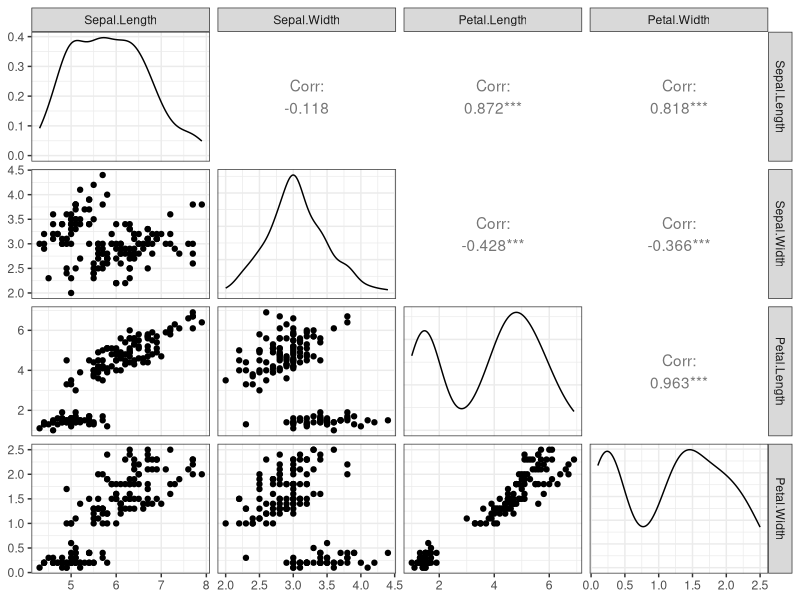
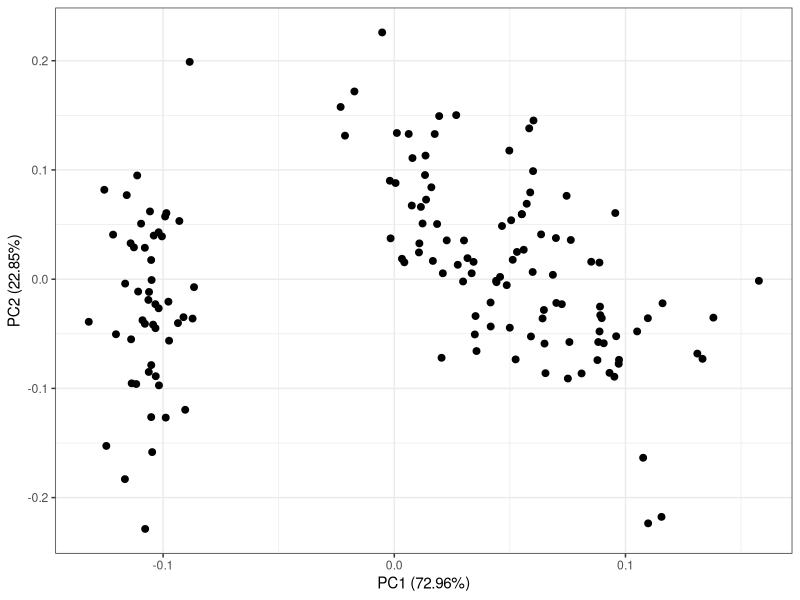
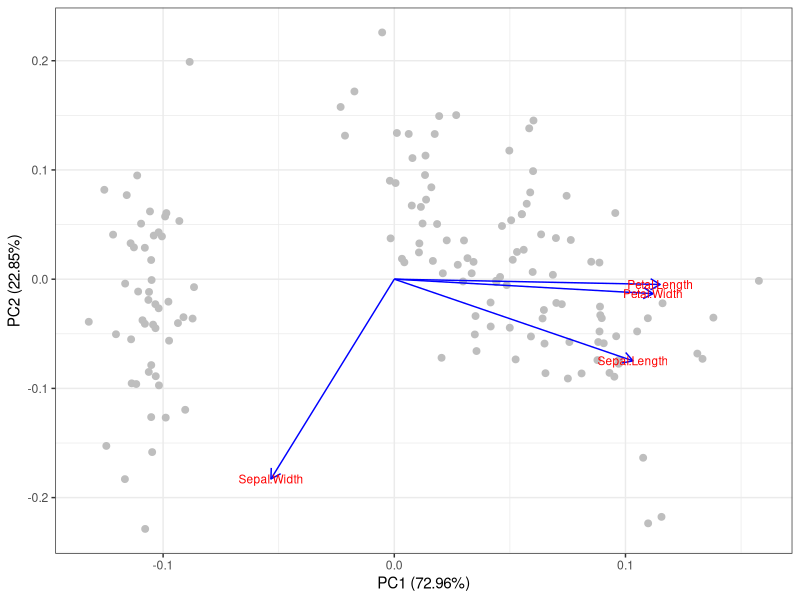
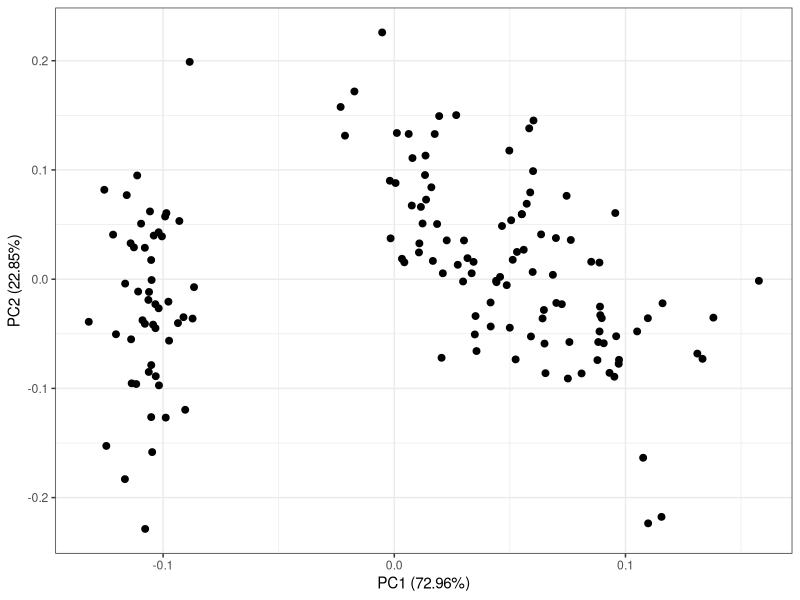
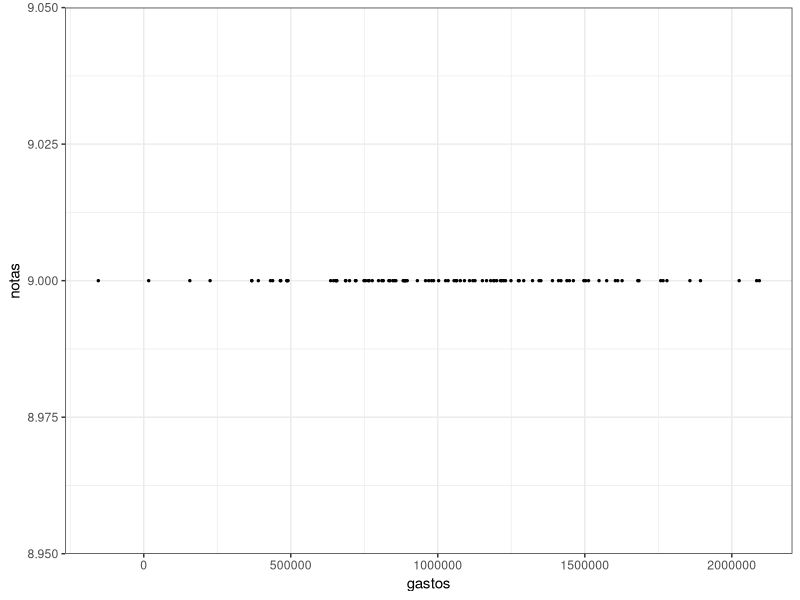
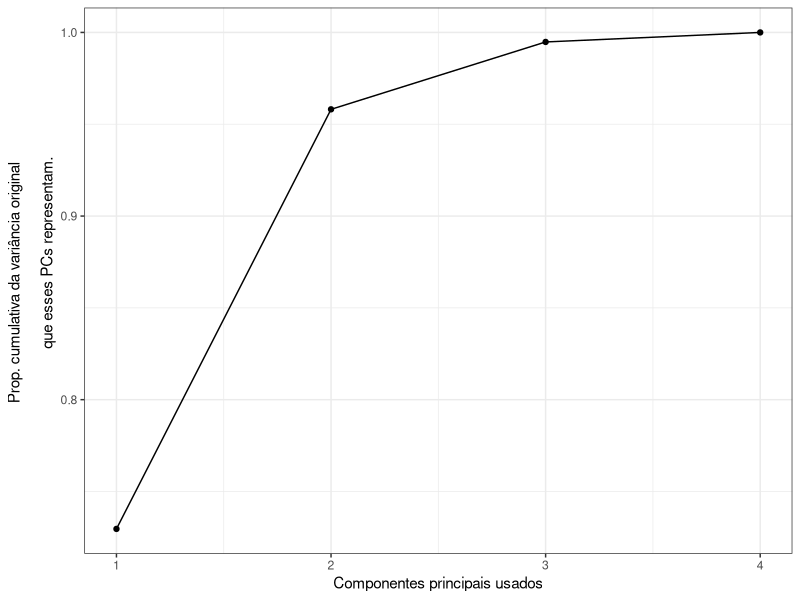
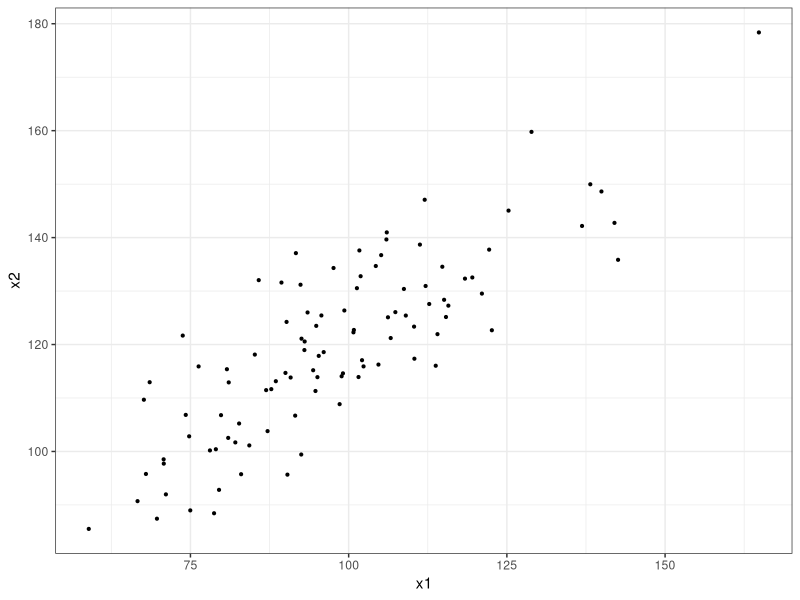

Source code (R) for these figures, in order: (Note: this script raises an error after producing the figures.)
## ---- chunk 1
library(tidyverse) 
library(broom) # facilita lidar com modelos como data frames
library(ggfortify, quietly = TRUE) # plots para modelos
require(GGally, quietly = TRUE)
library(knitr, quietly = TRUE)
library(cluster)

theme_set(theme_bw())
## ---- chunk 2
names(iris)
glimpse(iris)

ggpairs(select(iris, -Species))
## ---- chunk 3
pr.out <- prcomp(select(iris, -Species), scale=TRUE)

autoplot(pr.out, data = iris, size = 2,  
         loadings = FALSE)
## ---- chunk 4
autoplot(pr.out, data = iris, size = 2, 
         colour = "grey",
         loadings = TRUE, loadings.colour = 'blue',
         loadings.label = TRUE, 
         loadings.label.size = 3)

## ---- chunk 5
tidy(pr.out, "variables") %>% 
    filter(PC <= 2) %>% 
    spread(column, value)
## ---- chunk 6
autoplot(pr.out, data = iris, 
         size = 2,  
         loadings = FALSE)
## ---- chunk 7
pr.out %>% 
    augment(data = iris) %>%
    filter(.fittedPC1 < -0.01) %>% 
    summarise(correlacao = cor(Petal.Width, Sepal.Width, method = "kendall"))
## ---- chunk 8
pr.out %>% 
    augment(data = iris) %>%
    filter(.fittedPC1 > -0.01) %>% 
    summarise(correlacao = cor(Petal.Width, Sepal.Width, method = "kendall"))
## ---- chunk 9
set.seed(123)
episodios1 = tibble(notas = rep(9, 100), 
                    gastos = rnorm(100, mean = 1e6, sd = 5e5))

episodios1 %>% 
    ggplot(aes(y = notas, x = gastos)) + 
    geom_point(size = .5)

episodios1 %>% 
    summarise(variancia_notas = var(notas), 
              variancia_gastos = var(gastos))
## ---- chunk 10
tidy(pr.out, "pcs")
## ---- chunk 11
tidy(pr.out, "pcs") %>% 
    ggplot(aes(x = PC, y = cumulative)) + 
    geom_line() + 
    geom_point() + 
    labs(x = "Componentes principais usados", 
         y = "Prop. cumulativa da variância original \n
              que esses PCs representam.")
    
## ---- chunk 12
dados1 = tibble(x1 = rnorm(100, mean = 100, sd = 20), 
                x2 = .7 * x1 + rnorm(100, mean = 50, sd = 10))

dados1 %>% 
    ggplot(aes(x = x1, y = x2)) + 
    geom_point(size = .75)
## ---- chunk 13
pcs_plot = tidy(prout, "variables") %>% 
    spread(column, value) %>% 
    cbind(data.frame(x1_start = 0, x2_start = 0))

dados_plot = prout %>% 
    augment(data = dados1)

  
ggplot(data = pcs_plot) + 
    geom_segment(aes(xend = x1, yend = x2, 
                     x = x1_start, y = x2_start, 
                     group = PC), 
                 colour = "blue", 
                 arrow = arrow(length = unit(0.25, "cm"))) + 
    geom_text(aes(x = x1, y = x2, label = paste("PC", PC)), colour = "blue") + 
    geom_point(data = dados_plot, aes(x = scale(x1), y = scale(x2))) + 
    labs(x = "x1", y = "x2")
## ---- chunk 14
prout = prcomp(dados1, scale. = TRUE)
## ---- chunk 15
autoplot(prout, size = 2, 
         colour = "grey",
         loadings = TRUE, loadings.colour = 'blue',
         loadings.label = TRUE, 
         loadings.label.size = 3)
